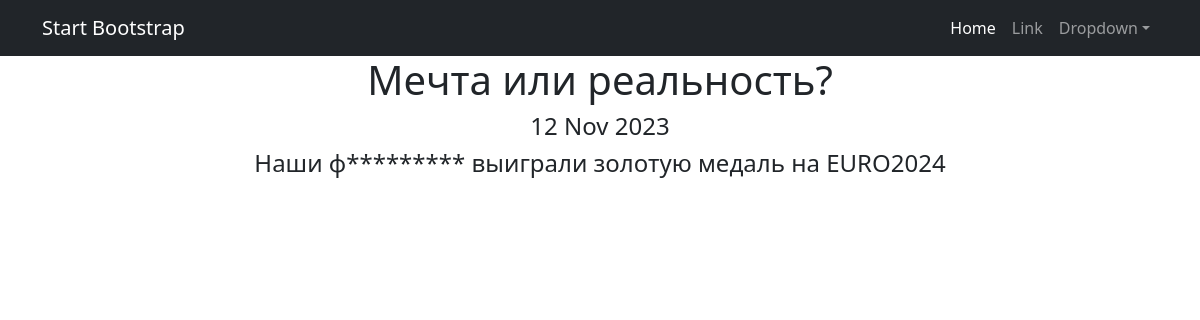
Screenshot of /news/1 with the database file from the repository.
### News_Portal/models.py (models this page shows, shortened)
class Post(models.Model):   # Модель Post
    article = 'AR'
    news = 'NE'
    POSITIONS = [(article, 'Статья'),
                 (news, 'Новость'),]
    post = models.CharField(max_length=2, choices=POSITIONS, default=article)   # поле с выбором — «статья» или «новость»
    time_in = models.DateTimeField(auto_now_add=True)   # автоматически добавляемая дата и время создания
    heading = models.CharField(max_length=64)   # заголовок статьи/новости
    text = models.TextField()   # текст статьи/новости
    rating = models.IntegerField(default=0.0)   # рейтинг статьи/новости
    author = models.ForeignKey(Author, on_delete=models.CASCADE, related_name='posts')   # связь «один ко многим» с моделью Author
    category = models.ManyToManyField(Category, "PostCategory")  # связь «многие ко многим» с моделью Category

### News_Portal/views.py (the view)
# urls.py: path('<int:pk>', PostDetail.as_view()),
class PostDetail(DetailView):
    model = Post
    template_name = 'new.html'
    context_object_name = 'new'

### News_Portal/templatetags/custom_censorship.py (called while the page is built)
@register.filter()
def censor(value):
   if type(value) != str:
      raise TypeError('Необходимо передать строку!')
   else:
      for word in value.split():
         if word.lower() in CENS:
            cens_word = word[0] + ((len(word) - 1) * '*')
            value = value.replace(word, cens_word)
   return value

### templates/new.html (shortened to what this page needs)
{% extends 'flatpages/default.html' %}
{% load custom_censorship %}
{% block content %}
<h1>{{ new.heading|censor }}</h1>
<h4>{{ new.time_in|date:'d M Y' }}</h4>
<h4>{{ new.text|censor }}</h4>
{% endblock content %}

### rows the page displays
Post: heading|censor "Мечта или реальность?", time_in "12 Nov 2023", text|censor "Наши ф********* выиграли золотую медаль на EURO2024"
